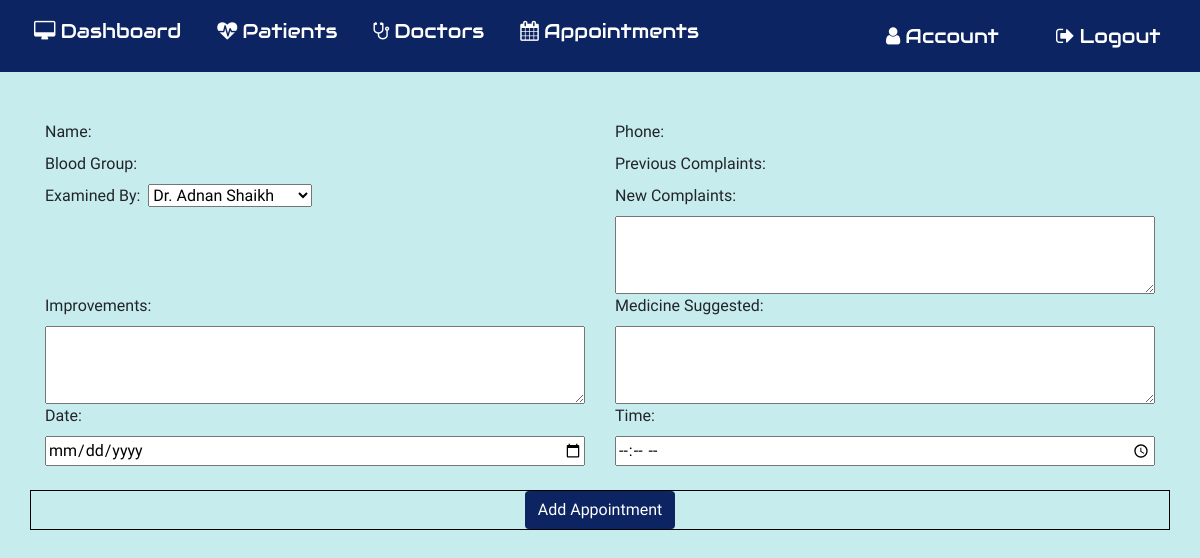
The page /addappointment/1 (signed in) on the database as committed earlier.
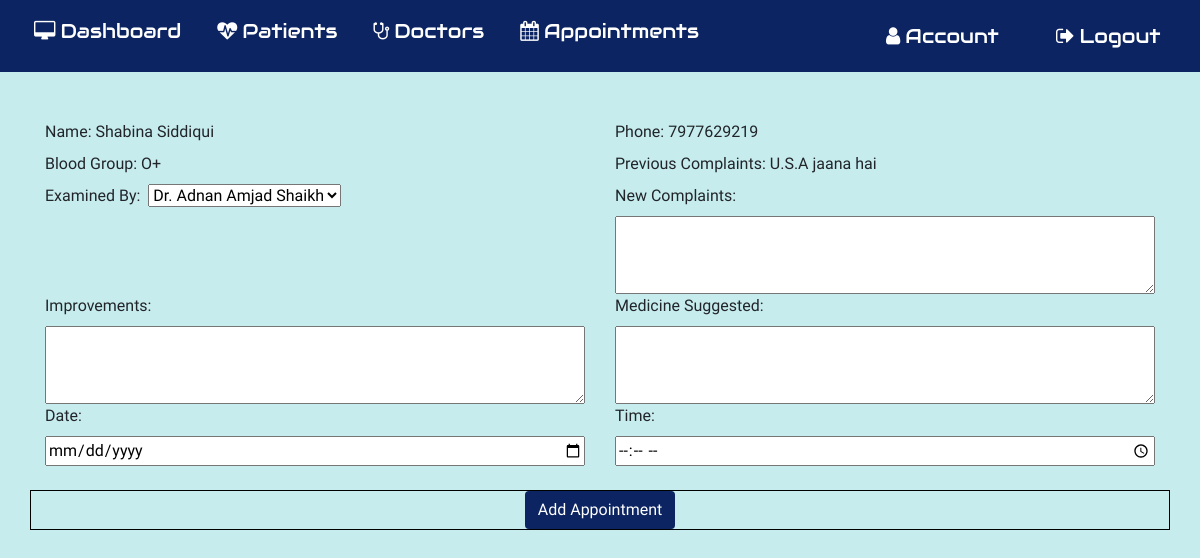
The same page on the database as committed later.
### application/routes.py (models this page shows, shortened)
class Patient(db.Model):
  __tablename__ = 'Patient'
  id = db.Column(db.Integer, primary_key=True)
  pname = db.Column(db.String(20))
  age= db.Column(db.String(20))
  phone=db.Column(db.String(20))
  gender=db.Column(db.String(10))
  bgroup=db.Column(db.String(5))
  state=db.Column(db.String(15))
  address=db.Column(db.String(100))
  mstatus=db.Column(db.String(10))
  complaint=db.Column(db.String(5000))
  improvement=db.Column(db.String(5000))
  medicine_suggested=db.Column(db.String(5000))
  pat_image = db.Column(db.String(20), nullable=False, default='default.jpg')

### application/routes.py (the view, shortened to what this page needs)
@app.route('/addappointment/<id>',methods=['POST','GET'])
def addappointment(id):
  if 'username' in session:
    addapp = Patient.query.filter_by(id=id).first()
    docdetail= Doctor.query.all()
  return render_template('addappointment.html',addapp=addapp, docdetail=docdetail)

### application/templates/addappointment.html
{% extends 'layout.html' %}{% include 'includes/nav.html' %} {% block content%}
<div class="container mt-5">
  <form action="" method="POST">
    <div class="row">
      <div class="col-6">
        <label for="">Name:&nbsp;{{ addapp.pname }}</label>
      </div>
      <div class="col-6">
        <label for="">Phone:&nbsp;{{addapp.phone}}</label>
      </div>
    </div>
    <div class="row">
      <div class="col-6">
        <label for="">Blood Group:&nbsp;{{ addapp.bgroup }}</label>
      </div>
      <div class="col-6">
        <label for="">Previous Complaints:&nbsp;{{addapp.complaint}}</label>
      </div>
    </div>
    <div class="row">
      <div class="col-6">
        <label for="examinedby">Examined By:&nbsp;</label>
        <select name="examinedby" id="examinedby">
          {% for i in docdetail %}
          <option value="{{ i.dname }}">{{ i.dname }}</option>
          {% endfor %}
        </select>
      </div>
      <div class="col-6">
        <label for="complaint">New Complaints:&nbsp;</label>
        <textarea name="complaint" id="" cols="15" rows="3"></textarea>
      </div>
    </div>
    <div class="row">
      <div class="col-6">
        <label for="improvements">Improvements:&nbsp;</label>
        <textarea name="improvements" id="" cols="15" rows="3"></textarea>
      </div>
      <div class="col-6">
        <label for="medicine_suggested">Medicine Suggested:&nbsp;</label>
        <textarea name="medicine_suggested" id="" cols="15" rows="3"></textarea>
      </div>
    </div>
    <div class="row">
      <div class="col-6">
        <label for="date">Date:&nbsp;</label>
        <input name="date" type="date" />
      </div>
      <div class="col-6">
        <label for="time">Time:&nbsp;</label>
        <input name="time" type="time" />
      </div>
    </div>
    <div
      class="row mt-4 justify-content-center"
      style="border: 1px solid black"
    >
      <button class="btn addapp-btn" type="submit">Add Appointment</button>
    </div>
  </form>
</div>
{% endblock content%}

Rows that differ between the two databases and show on the page:
added Patient: pname "Shabina Siddiqui", phone "7977629219", bgroup "O+", complaint "U.S.A jaana hai"
Other text that changed with them:
form field examinedby: "Dr. Adnan Shaikh" → "Dr. Adnan Amjad Shaikh"
